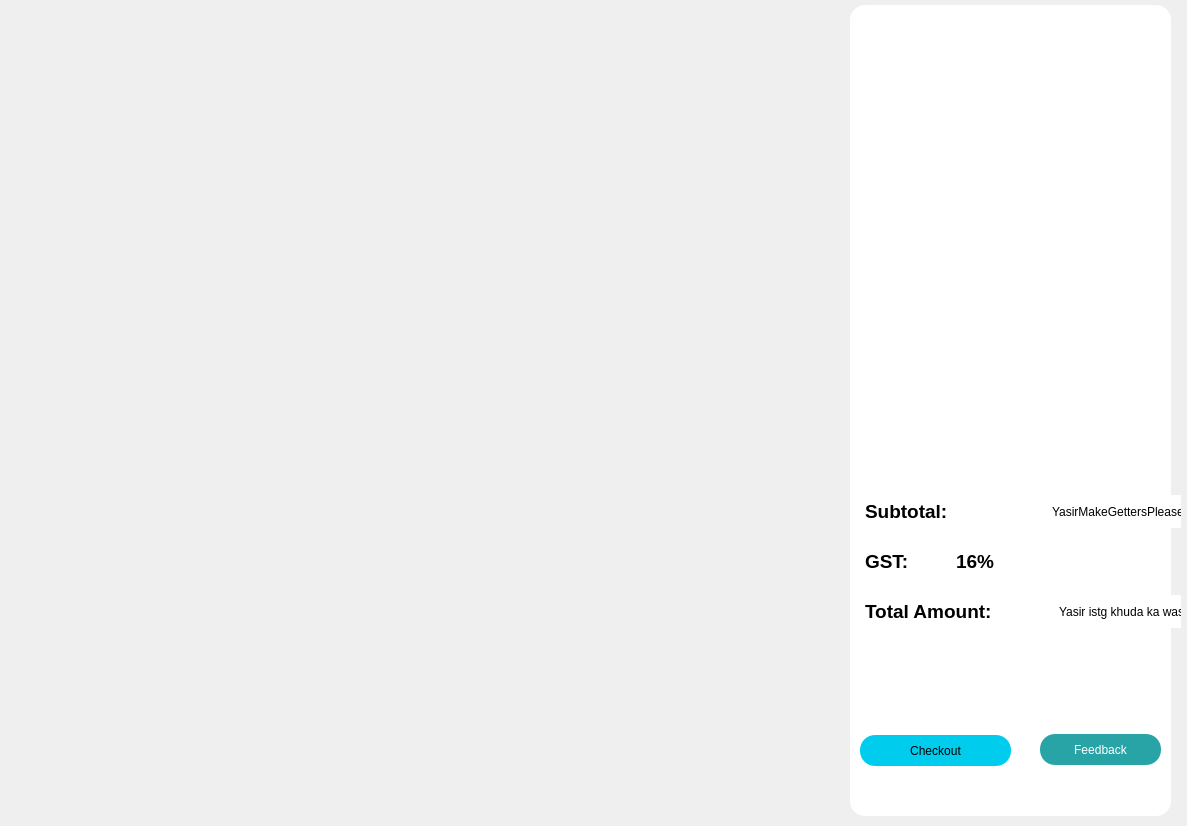
<?xml version="1.0" encoding="UTF-8"?>
<ui version="4.0">
 <class>MainWindow</class>
 <widget class="QMainWindow" name="MainWindow">
  <property name="geometry">
   <rect>
    <x>0</x>
    <y>0</y>
    <width>1187</width>
    <height>826</height>
   </rect>
  </property>
  <property name="windowTitle">
   <string>MainWindow</string>
  </property>
  <widget class="QWidget" name="centralwidget">
   <widget class="QWidget" name="widget" native="true">
    <property name="geometry">
     <rect>
      <x>840</x>
      <y>0</y>
      <width>341</width>
      <height>821</height>
     </rect>
    </property>
    <property name="styleSheet">
     <string notr="true">background-color: rgb(255, 255, 255);
border-radius: 15px;
margin: 5 10px;</string>
    </property>
    <widget class="QWidget" name="layoutWidget">
     <property name="geometry">
      <rect>
       <x>10</x>
       <y>540</y>
       <width>175</width>
       <height>43</height>
      </rect>
     </property>
     <layout class="QHBoxLayout" name="horizontalLayout_2">
      <item>
       <widget class="QLabel" name="label_3">
        <property name="font">
         <font>
          <pointsize>14</pointsize>
          <bold>true</bold>
         </font>
        </property>
        <property name="text">
         <string>GST: </string>
        </property>
       </widget>
      </item>
      <item>
       <widget class="QLabel" name="label_4">
        <property name="font">
         <font>
          <pointsize>14</pointsize>
          <bold>true</bold>
         </font>
        </property>
        <property name="text">
         <string>16%</string>
        </property>
       </widget>
      </item>
     </layout>
    </widget>
    <widget class="QWidget" name="layoutWidget_2">
     <property name="geometry">
      <rect>
       <x>10</x>
       <y>590</y>
       <width>385</width>
       <height>43</height>
      </rect>
     </property>
     <layout class="QHBoxLayout" name="horizontalLayout_3">
      <item>
       <widget class="QLabel" name="label_5">
        <property name="font">
         <font>
          <pointsize>14</pointsize>
          <bold>true</bold>
         </font>
        </property>
        <property name="text">
         <string>Total Amount:</string>
        </property>
       </widget>
      </item>
      <item>
       <widget class="QLabel" name="label_6">
        <property name="text">
         <string>Yasir istg khuda ka wasta</string>
        </property>
       </widget>
      </item>
     </layout>
    </widget>
    <widget class="QWidget" name="layoutWidget_3">
     <property name="geometry">
      <rect>
       <x>10</x>
       <y>490</y>
       <width>371</width>
       <height>43</height>
      </rect>
     </property>
     <layout class="QHBoxLayout" name="horizontalLayout">
      <item>
       <widget class="QLabel" name="label">
        <property name="font">
         <font>
          <pointsize>14</pointsize>
          <bold>true</bold>
         </font>
        </property>
        <property name="text">
         <string>Subtotal:</string>
        </property>
       </widget>
      </item>
      <item>
       <widget class="QLabel" name="label_2">
        <property name="text">
         <string>YasirMakeGettersPlease</string>
        </property>
       </widget>
      </item>
     </layout>
    </widget>
    <widget class="QScrollArea" name="scrollArea">
     <property name="geometry">
      <rect>
       <x>40</x>
       <y>20</y>
       <width>251</width>
       <height>411</height>
      </rect>
     </property>
     <property name="styleSheet">
      <string notr="true">border-radius: 0px;</string>
     </property>
     <property name="widgetResizable">
      <bool>true</bool>
     </property>
     <widget class="QWidget" name="scrollAreaWidgetContents">
      <property name="geometry">
       <rect>
        <x>0</x>
        <y>0</y>
        <width>231</width>
        <height>391</height>
       </rect>
      </property>
     </widget>
    </widget>
    <widget class="QPushButton" name="feedback">
     <property name="geometry">
      <rect>
       <x>190</x>
       <y>729</y>
       <width>141</width>
       <height>41</height>
      </rect>
     </property>
     <property name="styleSheet">
      <string notr="true">border-radius: 15px;
color: rgb(255, 255, 255);
background-color: rgb(40, 164, 166);
margin: 5 10px;</string>
     </property>
     <property name="text">
      <string>Feedback</string>
     </property>
    </widget>
    <widget class="QPushButton" name="checkout">
     <property name="geometry">
      <rect>
       <x>10</x>
       <y>730</y>
       <width>171</width>
       <height>41</height>
      </rect>
     </property>
     <property name="styleSheet">
      <string notr="true">border-radius: 15px;
background-color: rgb(0, 204, 238);
margin: 5 10px;</string>
     </property>
     <property name="text">
      <string>Checkout</string>
     </property>
    </widget>
   </widget>
  </widget>
 </widget>
 <resources/>
 <connections/>
</ui>
